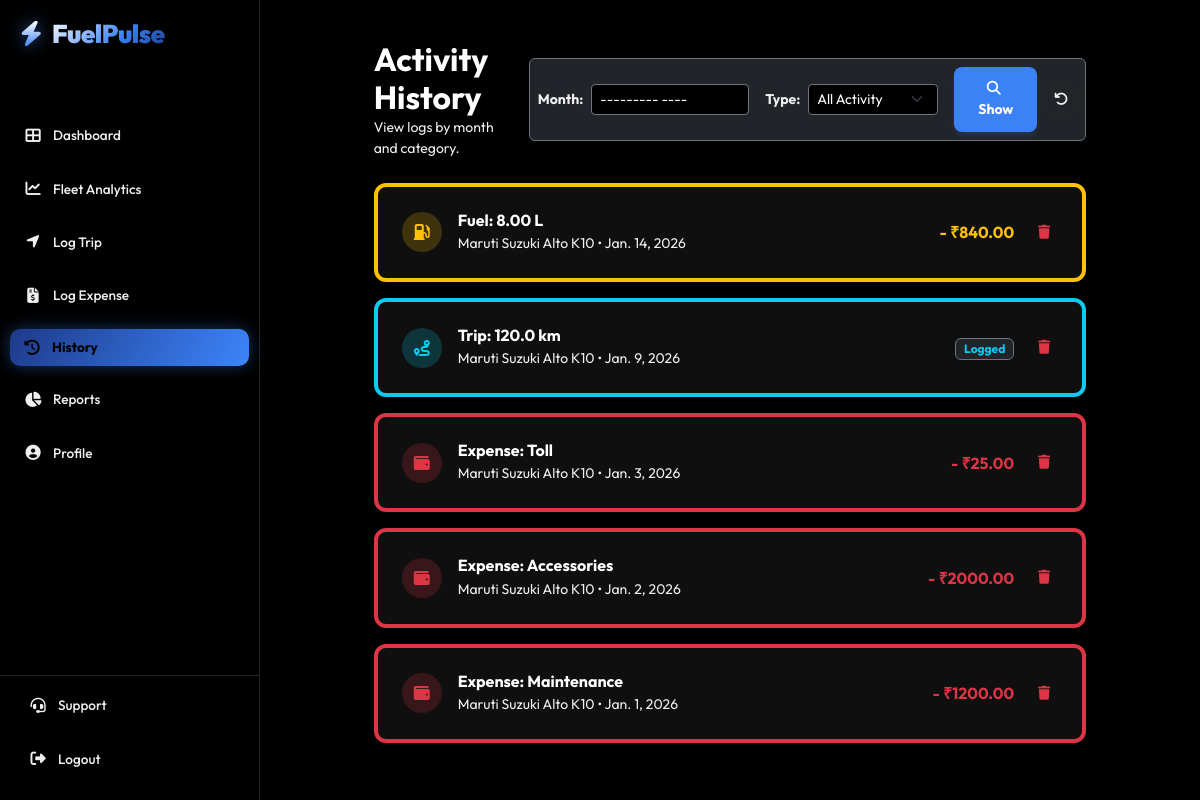
/history/ (signed in), run on an earlier commit of the app's database.
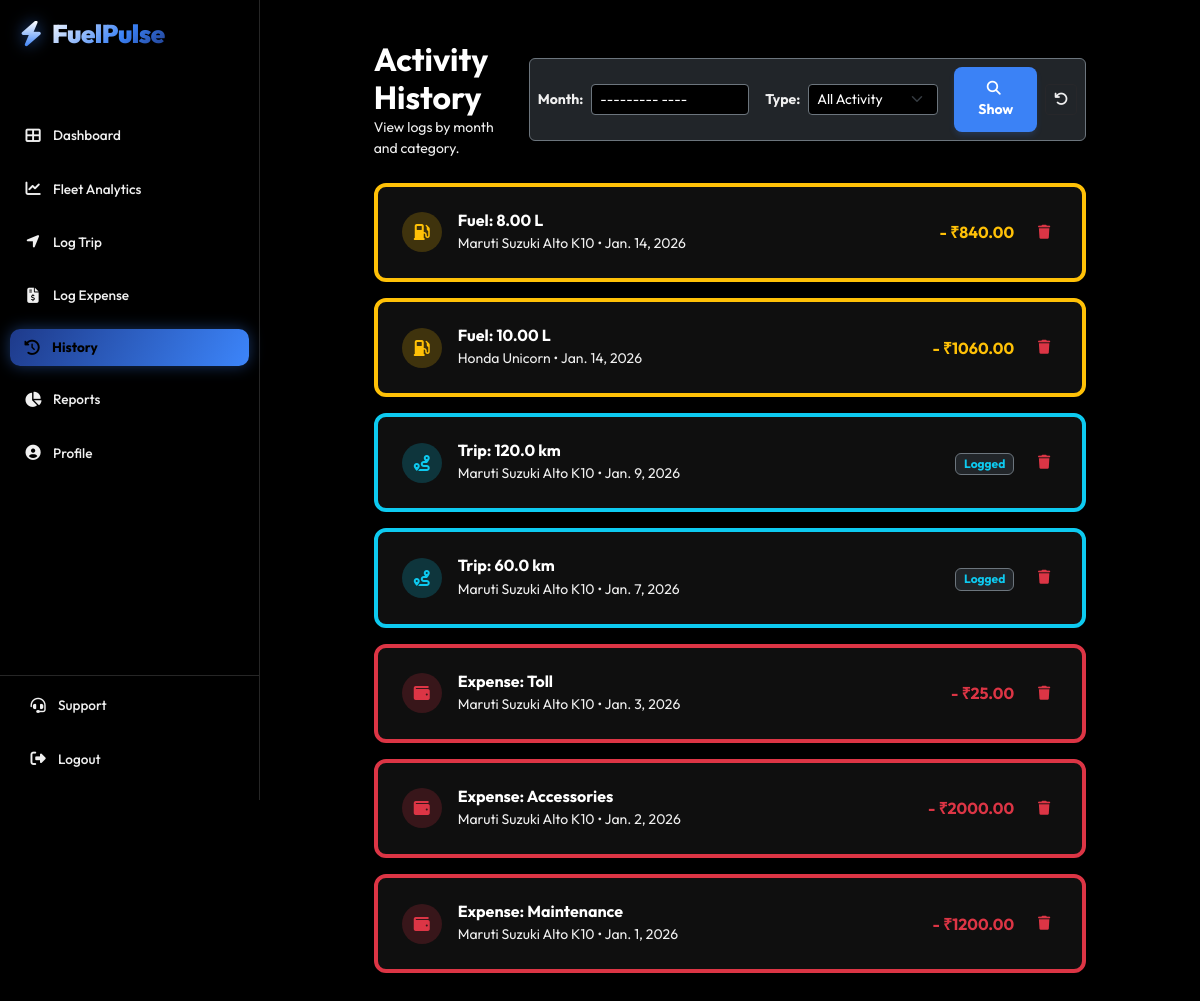
And on a later commit of the database.
### core/models.py (models this page shows, shortened)
class FuelLog(models.Model):
    vehicle = models.ForeignKey(Vehicle, on_delete=models.CASCADE)
    driver = models.ForeignKey(User, on_delete=models.CASCADE)
    date = models.DateTimeField(default=timezone.now)
    odometer_reading = models.PositiveIntegerField()
    liters_filled = models.DecimalField(max_digits=6, decimal_places=2)
    total_cost = models.DecimalField(max_digits=8, decimal_places=2)
    calculated_km_per_liter = models.DecimalField(max_digits=6, decimal_places=2, null=True, blank=True)
    calculated_cost_per_km = models.DecimalField(max_digits=6, decimal_places=2, null=True, blank=True)

class Vehicle(models.Model):
    CATEGORY_CHOICES = [
        ('Two Wheeler', 'Two Wheeler'),
        ('Four Wheeler', 'Four Wheeler'),
        ('Heavy Vehicle', 'Heavy Vehicle'),
    ]
    ownership_type = models.CharField(max_length=50, default="1st Owner")
    FUEL_CHOICES = [
        ('Petrol', 'Petrol'),
        ('Diesel', 'Diesel'),
        ('CNG', 'CNG'),
        ('Electric', 'Electric')
    ]
    owner = models.ForeignKey(User, on_delete=models.CASCADE)
    category = models.CharField(max_length=20, choices=CATEGORY_CHOICES, default='Four Wheeler')
    make = models.CharField(max_length=50)       # e.g. Maruti, Honda (No restricted choices, accepts JS input)
    model_name = models.CharField(max_length=50) # e.g. Swift, City
    license_plate = models.CharField(max_length=20)
    target_mileage = models.FloatField(default=0.0, help_text="Target km/L (e.g., 18.5)")
    target_cost_per_km = models.FloatField(default=0.0, help_text="Target Cost per KM (e.g., 5.0)")
    purchase_year = models.IntegerField(default=2023)
    purchase_price = models.DecimalField(max_digits=12, decimal_places=2, default=500000.00)
    fuel_type = models.CharField(max_length=20, choices=FUEL_CHOICES, default='Petrol')
    current_odometer = models.IntegerField(default=0)
    purchase_price = models.DecimalField(max_digits=12, decimal_places=2, default=500000.00)
    purchase_year = models.IntegerField(default=2021)
    insurance_expiry = models.DateField(null=True, blank=True)
    pollution_expiry = models.DateField(null=True, blank=True)
    fitness_expiry = models.DateField(null=True, blank=True)
    image_url = models.URLField(max_length=500, blank=True, null=True)
    is_active = models.BooleanField(default=True)

class TripLog(models.Model):
    vehicle = models.ForeignKey(Vehicle, on_delete=models.CASCADE)
    driver = models.ForeignKey(User, on_delete=models.CASCADE)
    date = models.DateField()
    start_odometer = models.FloatField()
    end_odometer = models.FloatField()
    distance_km = models.FloatField(editable=False) # Auto-calculated
    purpose = models.CharField(max_length=100, choices=[
        ('Business', 'Business'),
        ('Personal', 'Personal'),
        ('Commute', 'Commute'),
        ('Delivery', 'Delivery')
    ], default='Personal')
    notes = models.TextField(blank=True, null=True)
    created_at = models.DateTimeField(auto_now_add=True)

class ExpenseLog(models.Model):
    EXPENSE_TYPES = [
        ('Maintenance', 'Maintenance / Service'),
        ('Insurance', 'Insurance'),
        ('Toll', 'Toll / Parking'),
        ('Fine', 'Traffic Fine'),
        ('Cleaning', 'Cleaning / Wash'),
        ('Tax', 'Tax / Registration'),
        ('Accessories', 'Accessories'),
        ('Other', 'Other'),
    ]
    vehicle = models.ForeignKey(Vehicle, on_delete=models.CASCADE)
    user = models.ForeignKey(User, on_delete=models.CASCADE)
    date = models.DateField()
    expense_type = models.CharField(max_length=50, choices=EXPENSE_TYPES)
    amount = models.DecimalField(max_digits=10, decimal_places=2)
    notes = models.TextField(blank=True, null=True)
    created_at = models.DateTimeField(auto_now_add=True)

### core/views.py (the view, shortened to what this page needs)
# urls.py: path('history/', views.history, name='history'),
@login_required
def history(request):
    filter_month = request.GET.get('filter_month')
    filter_type = request.GET.get('filter_type') # 'all', 'trip', 'fuel', 'expense'
    trips = TripLog.objects.filter(driver=request.user)
    fuels = FuelLog.objects.filter(driver=request.user)
    expenses = ExpenseLog.objects.filter(user=request.user)
    if filter_type == 'trip':
        fuels = FuelLog.objects.none()
        expenses = ExpenseLog.objects.none()
    elif filter_type == 'fuel':
        trips = TripLog.objects.none()
        expenses = ExpenseLog.objects.none()
    elif filter_type == 'expense':
        trips = TripLog.objects.none()
        fuels = FuelLog.objects.none()
    for t in trips: t.type = 'trip'
    for f in fuels: f.type = 'fuel'
    for e in expenses: e.type = 'expense'
    def get_sort_date(obj):
        if hasattr(obj.date, 'date'):
            return obj.date.date()
        return obj.date
    timeline = sorted(
        chain(trips, fuels, expenses),
        key=get_sort_date,
        reverse=True
    )
    context = {
        'timeline': timeline,
        'filter_month': filter_month,
        'filter_type': filter_type,
    }
    return render(request, 'core/history.html', context)

### templates/core/history.html (shortened to what this page needs)
{% extends 'base.html' %}
{% block content %}
<div class="row justify-content-center">
    <div class="col-md-10">
        <div class="d-flex flex-column flex-md-row justify-content-between align-items-center mb-4 gap-3">
            <div>
                <h2 class="text-white fw-bold mb-0">Activity History</h2>
                <p class="text-muted small mb-0">View logs by month and category.</p>
            </div>
            <form method="get" class="d-flex align-items-center gap-2 bg-dark p-2 rounded border border-secondary">
                <div class="d-flex align-items-center gap-2">
                    <label class="text-muted small fw-bold">Month:</label>
                    <input type="month" name="filter_month" value="{{ filter_month }}" class="form-control form-control-sm bg-black text-white border-secondary">
                </div>
                <div class="d-flex align-items-center gap-2 ms-2">
                    <label class="text-muted small fw-bold">Type:</label>
                    <select name="filter_type" class="form-select form-select-sm bg-black text-white border-secondary" style="width: 130px;">
                        <option value="all" {% if filter_type == 'all' %}selected{% endif %}>All Activity</option>
                    </select>
                </div>
                <button type="submit" class="btn btn-sm btn-primary fw-bold ms-2">
                    <i class="fas fa-search me-1"></i> Show
                </button>
                <a href="{% url 'history' %}" class="btn btn-sm btn-outline-secondary" title="Reset">
                    <i class="fas fa-undo"></i>
                </a>
            </form>
        </div>
        {% if timeline %}
            <div class="timeline">
                {% for item in timeline %}
                <div class="stats-card mb-3 border-start border-4
                    {% if item.type == 'trip' %}border-info
                    {% elif item.type == 'fuel' %}border-warning
                    {% else %}border-danger{% endif %}">
                    <div class="d-flex justify-content-between align-items-center">
                        <div class="d-flex align-items-center gap-3">
                            <div class="rounded-circle d-flex align-items-center justify-content-center"
                                 style="width: 40px; height: 40px;
                                 background: {% if item.type == 'trip' %}rgba(13, 202, 240, 0.2){% elif item.type == 'fuel' %}rgba(255, 193, 7, 0.2){% else %}rgba(220, 53, 69, 0.2){% endif %};">
                                {% if item.type == 'trip' %}
                                    <i class="fas fa-route text-info"></i>
                                {% elif item.type == 'fuel' %}
                                    <i class="fas fa-gas-pump text-warning"></i>
                                {% else %}
                                    <i class="fas fa-wallet text-danger"></i>
                                {% endif %}
                            </div>
                            <div>
                                <h6 class="text-white mb-0 fw-bold">
                                    {% if item.type == 'trip' %}
                                        Trip: {{ item.distance_km|floatformat:1 }} km
                                    {% elif item.type == 'fuel' %}
                                        Fuel: {{ item.liters_filled }} L
                                    {% else %}
                                        Expense: {{ item.expense_type }}
                                    {% endif %}
                                </h6>
                                <small class="text-muted">
                                    {{ item.vehicle.make }} {{ item.vehicle.model_name }} •
                                    {% if item.date.date %}
                                        {{ item.date.date }}
                                    {% else %}
                                        {{ item.date }}
                                    {% endif %}
                                </small>
                            </div>
                        </div>
                        <div class="d-flex align-items-center gap-3">
                            <div class="text-end">
                                {% if item.type == 'trip' %}
                                    <span class="badge bg-dark border border-secondary text-info">Logged</span>
                                {% elif item.type == 'fuel' %}
                                    <div class="text-warning fw-bold">- ₹{{ item.total_cost }}</div>
                                {% else %}
                                    <div class="text-danger fw-bold">- ₹{{ item.amount }}</div>
                                {% endif %}
                            </div>
                            <a href="{% url 'delete_history_item' item.type item.id %}"
                               class="btn btn-sm btn-outline-danger border-0"
                               onclick="return confirm('Are you sure you want to delete this record? This cannot be undone.');"
                               title="Delete Record">
                                <i class="fas fa-trash"></i>
                            </a>
                        </div>
                    </div>
                </div>
                {% endfor %}
            </div>
        {% else %}
            <div class="text-center py-5">
                <i class="fas fa-filter fa-3x text-muted mb-3 opacity-25"></i>
                <h5 class="text-muted">No records found.</h5>
                <p class="text-muted small">Try selecting a different month or category.</p>
            </div>
        {% endif %}
    </div>
</div>
{% endblock %}

### templates/base.html (shortened to what this page needs)
{% load static %}
<!DOCTYPE html>
<html lang="en">
<head>
    <link href="https://cdn.jsdelivr.net/npm/bootstrap@5.3.0/dist/css/bootstrap.min.css" rel="stylesheet">
    <link rel="stylesheet" href="https://cdnjs.cloudflare.com/ajax/libs/font-awesome/6.4.0/css/all.min.css">
    <link rel="stylesheet" href="{% static 'css/styles.css' %}">
</head>
<body>
    <nav class="sidebar">
        <div class="brand-logo">
            <i class="fas fa-bolt"></i> <span class="brand-text">FuelPulse</span>
        </div>
        <div class="nav-column">
            {% if user.is_superuser and '/admin-panel/' in request.path %}
                <div class="small text-uppercase">Admin Controls</div>
                <a href="{% url 'admin_dashboard' %}" class="nav-link {% if request.resolver_match.url_name == 'admin_dashboard' %}active{% endif %}">
                    <i class="fas fa-tachometer-alt"></i> Command Center
                </a>
                <a href="{% url 'manage_users' %}" class="nav-link {% if request.resolver_match.url_name == 'manage_users' %}active{% endif %}">
                    <i class="fas fa-users-cog"></i> Manage Users
                </a>
            {% else %}
                <a href="{% url 'dashboard' %}" class="nav-link {% if request.resolver_match.url_name == 'dashboard' %}active{% endif %}">
                    <i class="fas fa-th-large"></i> Dashboard
                </a>
                <a href="{% url 'analytics_dashboard' %}" class="nav-link {% if request.resolver_match.url_name == 'analytics_dashboard' %}active{% endif %}">
                    <i class="fas fa-chart-line"></i> Fleet Analytics
                </a>
                <a href="{% url 'log_trip' %}" class="nav-link {% if request.resolver_match.url_name == 'log_trip' %}active{% endif %}">
                    <i class="fas fa-location-arrow"></i> Log Trip
                </a>
                <a href="{% url 'log_expense' %}" class="nav-link {% if request.resolver_match.url_name == 'log_expense' %}active{% endif %}">
                    <i class="fas fa-file-invoice-dollar"></i> Log Expense
                </a>
                <a href="{% url 'history' %}" class="nav-link {% if request.resolver_match.url_name == 'history' %}active{% endif %}">
                    <i class="fas fa-history"></i> History
                </a>
                <a href="{% url 'reports' %}" class="nav-link {% if request.resolver_match.url_name == 'reports' %}active{% endif %}">
                    <i class="fas fa-chart-pie"></i> Reports
                </a>
                <a href="{% url 'profile' %}" class="nav-link {% if request.resolver_match.url_name == 'profile' %}active{% endif %}">
                    <i class="fas fa-user-circle"></i> Profile
                </a>
            {% endif %}
        </div>
        <div class="sidebar-footer">
            <a href="#" class="nav-link" onclick="toggleChat()">
                <i class="fas fa-headset"></i> Support
            </a>
            <a href="javascript:void(0);" onclick="confirmLogout()" class="nav-link text-danger" style="margin-top: 5px;">
                <i class="fas fa-sign-out-alt"></i> Logout
            </a>
        </div>
    </nav>
    <div class="main-content">
        {% block content %}{% endblock %}
    </div>
</body>
</html>

What changed in the data, as far as the page shows it:
added FuelLog: liters_filled "10.00", vehicle.make "Honda", vehicle.model_name "Unicorn", date "Jan. 14, 2026", total_cost "1060.00"
added TripLog: distance_km "60.0", vehicle.make "Maruti Suzuki", vehicle.model_name "Alto K10", date "Jan. 7, 2026", shows "Logged"
